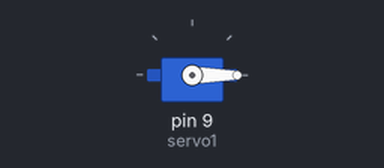
Recording of a sketch running on a simulated Arduino Uno, built with avr-gcc and run on an emulated ATmega328P. Shown: servo.

Above: at 0.05 s.
Timing chart, 0 to 4.6 s (numbered marks = the images above):
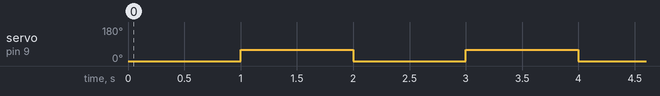

The sketch:

simpleServoCode.ino
```cpp
#include<Servo.h>

Servo servo1;

void setup() {
  servo1.attach(9); // signal wire
}

void loop() {
  servo1.write(0);
  delay(1000);
  servo1.write(60);
  delay(1000);
}
```

Measured:
- by itself, servo on pin 9 (servo1): alternates 60° for 1.0 s and 0° for 1.0 s
